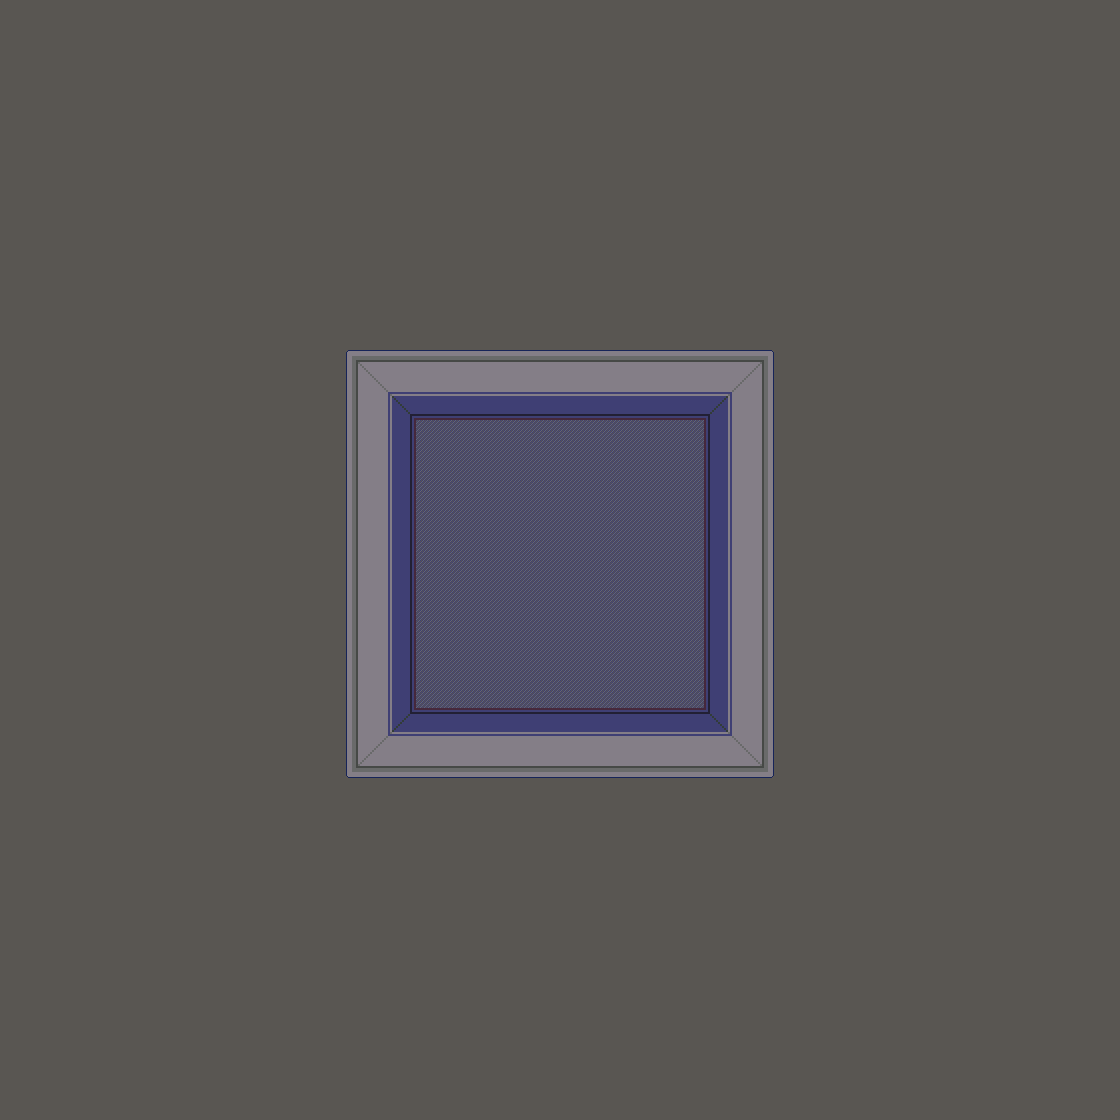

A 2D game scene composited from a Tiled map and its tileset images. What follows is a short description and the map's XML, with each tile layer's data collapsed to a summary:
An orthogonal 35x35 tile map with 32x32 px tiles, 6 tile layers (Background, Ground, Ground 2, Shadow, ...).

<map version="1.2" tiledversion="1.3.5" orientation="orthogonal" renderorder="right-down" width="35" height="35" tilewidth="32" tileheight="32" infinite="0" nextlayerid="7" nextobjectid="1">
 <tileset firstgid="1" source="../../tilesets/Gather University 0.x.tsx" />
 <layer id="2" name="Background" width="35" height="35">
  <data>[1225 cells, 1223 non-empty, 1 distinct tile ids]</data>
 </layer>
 <layer id="3" name="Ground" width="35" height="35" offsetx="0" offsety="4">
  <data>[1225 cells, 169 non-empty, 1 distinct tile ids]</data>
 </layer>
 <layer id="5" name="Ground 2" width="35" height="35" offsetx="0" offsety="4">
  <data>[1225 cells, 0 non-empty, 0 distinct tile ids]</data>
 </layer>
 <layer id="6" name="Shadow" width="35" height="35">
  <data>[1225 cells, 4 non-empty, 2 distinct tile ids]</data>
 </layer>
 <layer id="1" name="Walls" width="35" height="35" offsetx="0" offsety="4">
  <data>[1225 cells, 144 non-empty, 18 distinct tile ids]</data>
 </layer>
 <layer id="4" name="L1" width="35" height="35">
  <data>[1225 cells, 0 non-empty, 0 distinct tile ids]</data>
 </layer>
</map>
